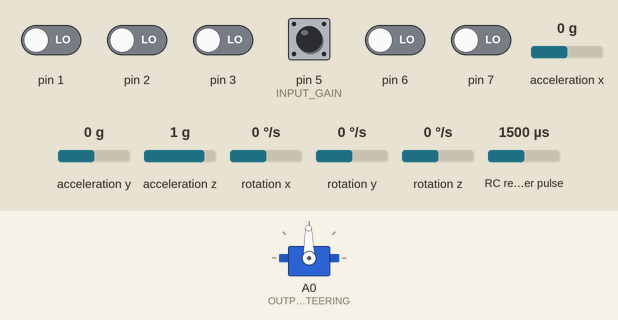
Simulated run of this sketch. Board: Arduino Pro Mini, built with avr-gcc and run on an emulated ATmega328P. Shown: servo. Wiring (inferred from the names in the program): RC receiver channel: data pin 4; MPU-6050 motion sensor at I2C address 0x68. The test bench sets the inputs (shaded band); at power-on: pin 5 (INPUT_GAIN) HIGH, pin 1–3, pin 6, pin 7 LOW, rotation z 0 °/s, RC receiver pulse 1500 µs, acceleration x 0 g, acceleration y 0 g, acceleration z 1 g, rotation x 0 °/s, rotation y 0 °/s.

Above: at 2.4 s.
2.5 s: rotation z set to -192 °/s
At 4.4 s:
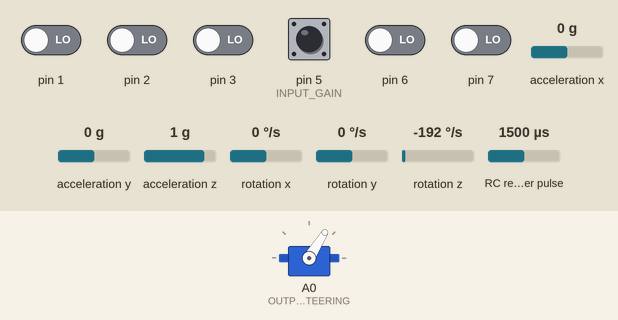
5.5 s: RC receiver pulse (sensor on pin 4) set to 1020 µs
At 7.46 s:
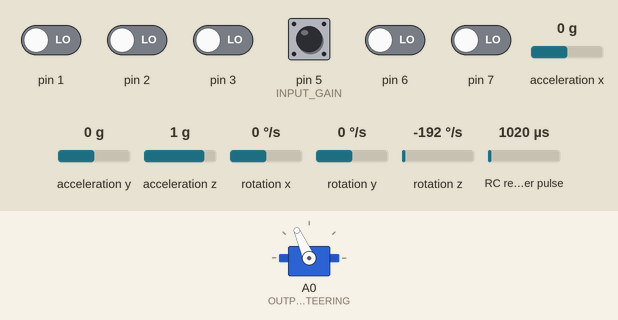
8.5 s: pin 5 (INPUT_GAIN) pulled LOW for 0.15 s
11.5 s: pin 5 (INPUT_GAIN) pulled LOW for 1 s
Timing chart, 0 to 15.5 s (numbered marks = the images above; inputs shaded):
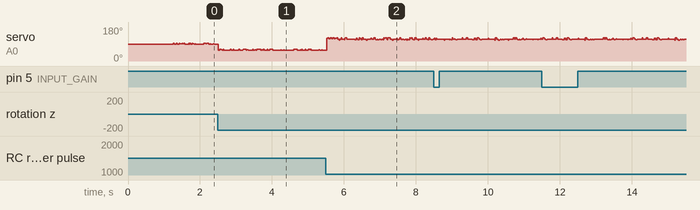

The sketch:

MRSC_Adapter_3Pin_Servo.ino
```cpp
/* Standalone MRSC "Micro Rc Stability Control" converter for 3 pin RC steering servo
    MPU: Atmega 328P 3.3V, 8MHz
    Board: Pro Mini
    MPU-6050 board: GY-521

   Pins:
   - Steering input 4
   - Remote gain input 5 (standard servo pulses from spare channel)
   - MRSC Gain potentiometer input A1 (if no remote gain is wired)
   - MRSC direction inversion switch A2
   - Steering output A0
   - MPU-6050 SDA A4
   - MPU-6050 SCL A5
*/

const float codeVersion = 0.3; // Software revision

//
// =======================================================================================================
// LIBRARIES
// =======================================================================================================
//

#include <Wire.h> // I2C library (for the MPU-6050 gyro /accelerometer)
#include <Servo.h> // Servo library

#include "mpu.h" // MPU-6050 handling (.h file in sketch folder)

//
// =======================================================================================================
// PIN ASSIGNMENTS & GLOBAL VARIABLES
// =======================================================================================================
//

volatile uint8_t prev; // remembers state of input bits from previous interrupt
volatile uint32_t risingEdge[2]; // time of last rising edge for each channel
volatile uint32_t uSec[2]; // the latest measured pulse width for each channel

// Create Servo objects
Servo servoSteering;

// Servo limits (initial value = center position = 90° / 1500uSec)
// Limits are adjusted during the first steering operation!
// Always move the steering wheel inside its entire range after switching on the car
byte limSteeringL = 50, limSteeringR = 130; // usually 45 - 135° (90° is the servo center position)
int limuSecL = 1000, limuSecR = 2000; // usually 1000 - 2000 uSec (1500 uSec is in the servo center position)

// MRSC gain
byte mrscGain = 80; // This MRSC gain applies, if you don't have an adjustment pot and don't call readInputs()
float headingMultiplier = 2.0; // adjust until front wheels stay in parallel with the ground, if the car is swiveled around

// Switch states
boolean mpuInversed = false;

// Pin definition (don't change servo input pins, interrupt routine is hardcoded)
#define INPUT_STEERING 4
#define INPUT_GAIN 5

#define OUTPUT_STEERING A0

#define GAIN_POT A1
#define INVERSE_MPU_DIRECTION A2

//
// =======================================================================================================
// SERVO INPUT PIN CHANGE INTERRUPT ROUTINE
// =======================================================================================================
// Based on: http://ceptimus.co.uk/?p=66

ISR(PCINT2_vect) { // one or more of pins 4~5 have changed state
  uint32_t now = micros();
  uint8_t curr = PIND; // current state of the 2 input bits
  uint8_t changed = curr ^ prev; // bitwise XOR (= bit has changed)
  uint8_t channel = 0;
  for (uint8_t mask = B00010000; mask <= B00100000 ; mask <<= 1) { // do it with bit 4 and 5 masked
    if (changed & mask) { // this pin has changed state
      if (curr & mask) { // Rising edge, so remember time
        risingEdge[channel] = now;
      }
      else { // Falling edge, so store pulse width
        uSec[channel] = now - risingEdge[channel];
      }
    }
    channel++;
  }
  prev = curr;
}

//
// =======================================================================================================
// MAIN ARDUINO SETUP (1x during startup)
// =======================================================================================================
//

void setup() {

  // Configure inputs
  pinMode(INVERSE_MPU_DIRECTION, INPUT_PULLUP);
  pinMode(GAIN_POT, INPUT);

  // Activate servo signal input pullup resistors
  pinMode(INPUT_STEERING, INPUT_PULLUP);
  pinMode(INPUT_GAIN, INPUT_PULLUP);

  // Interrupt settings. See: http://www.atmel.com/Images/Atmel-42735-8-bit-AVR-Microcontroller-ATmega328-328P_Datasheet.pdf
  PCMSK2 |= B00110000; // PinChangeMaskRegister: set the mask to allow pins 4-5 to generate interrupts (see page 94)
  PCICR |= B00000100;  // PinChangeInterruptControlRegister: enable interupt for port D (Interrupt Enable 2, see page 92)

  // Servo pins
  servoSteering.attach(OUTPUT_STEERING);
  servoSteering.write((limSteeringL + limSteeringR) / 2); // Servo to center position

  // MPU 6050 accelerometer / gyro setup
  setupMpu6050();
}

//
// =======================================================================================================
// DETECT STEERING RANGE
// =======================================================================================================
//

void detectSteeringRange() {
  // input signal calibration (for center point only)
  int steeringuSec = uSec[0];
  if (steeringuSec > 500 && steeringuSec < limuSecL) limuSecL = steeringuSec; // around 1000uS
  if (steeringuSec < 2500 && steeringuSec > limuSecR) limuSecR = steeringuSec; // around 2000uS

  // output signal calibration
  int servoAngle = map(uSec[0], 1000, 2000, limSteeringL, limSteeringR); // The range usually is 45 to 135° (+/- 45°)
  if (servoAngle > 20 && servoAngle < limSteeringL) limSteeringL = servoAngle;
  if (servoAngle < 160 && servoAngle > limSteeringR) limSteeringR = servoAngle;
}

//
// =======================================================================================================
// READ INPUTS
// =======================================================================================================
//

void readInputs() {
  mrscGain = map(analogRead(GAIN_POT), 0, 255, 0, 100);
  mpuInversed = !digitalRead(INVERSE_MPU_DIRECTION);
}

//
// =======================================================================================================
// SIGNAL VALIDITY CHECK
// =======================================================================================================
//

void checkValidity() {
  for (int i = 0; i <= 1; i++) {
    if (uSec[i] < 800 || uSec[i] > 2200) uSec[i] = 1500; // go to neutral, if an invalid servo signal arrives
  }
}

//
// =======================================================================================================
// MRSC (MICRO RC STABILITY CONTROL) CALCULATIONS
// =======================================================================================================
// For cars with stability control (steering overlay depending on gyro yaw rate)

void mrsc() {

  int steeringAngle;
  long gyroFeedback;

  // Read remote gain signal (standard servo pulses)
  mrscGain = map(uSec[1], 1000, 2000, 0, 100);

  // Read sensor data
  readMpu6050Data();

  // Compute steering compensation overlay
  int turnRateSetPoint = map(uSec[0], limuSecL, limuSecR, -50, 50);  // turnRateSetPoint = steering angle (1000 to 2000us) = -50 to 50
  int steering = abs(turnRateSetPoint); // this value is required to compute the gain later on and is always positive

  int gain = map(steering, 0, 50, mrscGain, (mrscGain / 5)); // MRSC gain around center position is 5 times more!
  //int gain = map(steering, 0, 50, mrscGain, (mrscGain / 5)); // MRSC gain around center position is 5 times more!

  if (steering < 5 && mrscGain > 85) { // Straight run @ high gain, "heading hold" mode -------------
    gyroFeedback = yaw_angle * headingMultiplier; // degrees
  }
  else { // cornering or low gain, correction depending on yaw rate in °/s --------------------------
    gyroFeedback = yaw_rate * 50; // degrees/s * speed (always 50%)
    yaw_angle = 0; // reset yaw angle (heading direction)
  }

  if (mpuInversed) steeringAngle = turnRateSetPoint + (gyroFeedback * gain / 100);  // Compensation depending on the pot value
  else steeringAngle = turnRateSetPoint - (gyroFeedback * gain / 100);

  steeringAngle = constrain (steeringAngle, -50, 50); // range = -50 to 50

  // Control steering servo
  servoSteering.write(map(steeringAngle, -50, 50, limSteeringR, limSteeringL) ); // invert
}

//
// =======================================================================================================
// MAIN LOOP
// =======================================================================================================
//

void loop() {
  //readInputs(); // Read pots and switches
  checkValidity(); // Signal valid?
  detectSteeringRange(); // Detect the steering input signal range
  mrsc(); // Do stability control calculations
}
```

mpu.h
```cpp
#ifndef mpu_h
#define mpu_h

#include "Arduino.h"

/* This code is based on Joop Brokkings excellent work:
  http://www.brokking.net/imu.html
  https://www.youtube.com/watch?v=4BoIE8YQwM8
  https://www.youtube.com/watch?v=j-kE0AMEWy4

  I (TheDIYGuy999) have modified it to fit my needs

  -->> Note:
  - The adapter will not work, if  no MPU-6050 sensor is wired up!!
  - The measurements are taken with 125Hz (8ms) refresh rate. Reason: processing all the code requires up to
    7ms loop time with 8MHz MCU clock.
*/

//
// =======================================================================================================
// GLOBAL VARIABLES
// =======================================================================================================
//

// 6050 variables
int gyro_x, gyro_y, gyro_z;
long acc_x_raw, acc_y_raw, acc_z_raw;
int temperature;
long gyro_z_cal;
float yaw_rate = 0;
float yaw_angle = 0;
long acc_z = 0;
long acc_z_diff = 0;
long acc_z_old;

// configuration variables (you may have to change them)
const int calibrationPasses = 125; // 125 is useful, so the gyro calibration takes 1s @ 125Hz refresh rate
int movement_threshold = 80; // (80) Vehicle movement is detected as soon as the z acceleration exceeds this value

//
// =======================================================================================================
// PROCESS MPU 6050 DATA SUBFUNCTION
// =======================================================================================================
//

void processMpu6050Data() {

  // Subtract the offset calibration value from the raw gyro_z value
  gyro_z -= gyro_z_cal;

  //Gyro angle calculations
  //0.0000611 = 1 / (125Hz / 131) in theory, adjust until result is absolutely accurate!
  yaw_rate = (gyro_z * 0.0000646); // Yaw rate in degrees per second
  yaw_angle = yaw_angle + yaw_rate;

  // Measure acceleration (for movement detection)
  acc_z = acc_z_raw;
  acc_z_diff = abs(acc_z_old - acc_z);
  acc_z_old = acc_z;

  // Reset yaw_angle (heading direction), if vehicle is not moving during 500ms!
  static unsigned long lastMovement;
  if (acc_z_diff > movement_threshold) lastMovement = millis();
  //if (millis() - lastMovement >= 500) yaw_angle = 0;
}

//
// =======================================================================================================
// READ MPU 6050 RAW DATA FUNCTION
// =======================================================================================================
//

// Sub function allows setup to call it without delay
void readMpu6050Raw() {
  Wire.beginTransmission(0x68);                                        // Start communicating with the MPU-6050
  Wire.write(0x3B);                                                    // Send the requested starting register
  Wire.endTransmission();                                              // End the transmission
  Wire.requestFrom(0x68, 14);                                          // Request 14 bytes from the MPU-6050
  while (Wire.available() < 14);                                       // Wait until all the bytes are received
  acc_x_raw = Wire.read() << 8 | Wire.read();                          // Add the low and high byte to the acc_x variable
  acc_y_raw = Wire.read() << 8 | Wire.read();                          // Add the low and high byte to the acc_y variable
  acc_z_raw = Wire.read() << 8 | Wire.read();                          // Add the low and high byte to the acc_z variable
  temperature = Wire.read() << 8 | Wire.read();                        // Add the low and high byte to the temperature variable
  gyro_x = Wire.read() << 8 | Wire.read();                             // Add the low and high byte to the gyro_x variable
  gyro_y = Wire.read() << 8 | Wire.read();                             // Add the low and high byte to the gyro_y variable
  gyro_z = Wire.read() << 8 | Wire.read();                             // Add the low and high byte to the gyro_z variable
}

// Main function
void readMpu6050Data() {
  static unsigned long lastReading;
  if (micros() - lastReading >= 8000) {                                // Read the data every 8000us (equals 125Hz)
    lastReading = micros();

    readMpu6050Raw();                                                  // Read RAW data

    processMpu6050Data();                                              // Process the MPU 6050 data
  }
}

//
// =======================================================================================================
// MPU 6050 SETUP
// =======================================================================================================
//

void setupMpu6050() {

  Wire.begin();                                                        // Start I2C as master
  // Activate the MPU-6050
  Wire.beginTransmission(0x68);                                        // Start communicating with the MPU-6050
  Wire.write(0x6B);                                                    // Send the requested starting register
  Wire.write(0x00);                                                    // Set the requested starting register
  Wire.endTransmission();                                              // End the transmission
  // Configure the accelerometer (+/-8g)
  Wire.beginTransmission(0x68);                                        // Start communicating with the MPU-6050
  Wire.write(0x1C);                                                    // Send the requested starting register
  Wire.write(0x10);                                                    // Set the requested starting register
  Wire.endTransmission();                                              // End the transmission
  // Configure the gyro (250° per second full scale)
  Wire.beginTransmission(0x68);                                        // Start communicating with the MPU-6050
  Wire.write(0x00);   //0x00 = FS_SEL0 = Full scale range +/-250°/s    // Send the requested starting register
  Wire.write(0x18);                                                    // Set the requested starting register
  Wire.endTransmission();                                              // End the transmission

  // Calibrate the gyro (the vehicle must stay steady during this time!)
  int cal_int = 0;
  while (cal_int < calibrationPasses) {                                // Run the calibrating code X times
    static unsigned long lastGyroCal;
    if (micros() - lastGyroCal >= 8000) {                              // Read the data every 8000us (equals 125Hz)
#ifdef DEBUG
      if (cal_int % (calibrationPasses / 32) == 0)Serial.print(".");   // Print a dot every X readings
#endif
      readMpu6050Raw();                                                // Read the raw acc and gyro data from the MPU-6050
      gyro_z_cal += gyro_z;                                            // Add the gyro z-axis offset to the gyro_z_cal variable
      lastGyroCal = micros();
      cal_int ++;
    }
  }
  gyro_z_cal /= calibrationPasses;                                      // Divide the gyro_z_cal variable by X to get the avarage offset
}

#endif
```
